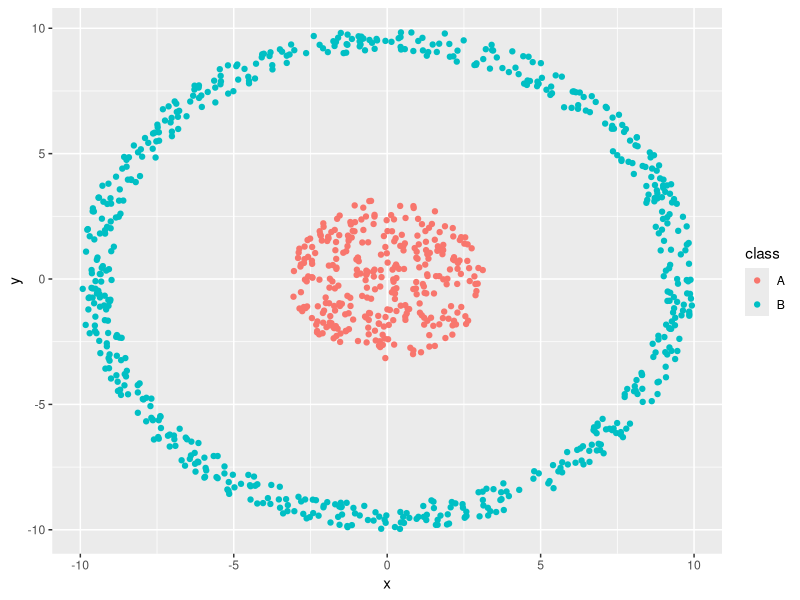

Write R code to recreate this figure. (Note: this script raises an error after producing the figure.)
## ---- chunk 1
knitr::opts_chunk$set(echo = TRUE, warning = F)
## ---- chunk 2
suppressPackageStartupMessages(library(dplyr))
suppressPackageStartupMessages(library(ggplot2))
suppressPackageStartupMessages(library(dbscan))
## ---- chunk 3
set.seed(123)
n_points <- 4000

df <- tibble(x = runif(n = n_points, min = -10, max = 10),
             y = runif(n = n_points, min = -10, max = 10),
             z = x^2+y^2) %>% 
  mutate(class = ifelse(z < 10, "A", "B")) %>% 
  mutate(class = as.factor(class)) %>% 
  filter((z <10) | (z > 80 & z < 100))
## ---- chunk 4
g <- ggplot(df, aes(x, y, col = class))
g <- g + geom_point()
g
## ---- chunk 5
# code comes here
## ---- chunk 6
# code comes here
## ---- chunk 7
# code comes here

g <- ggplot(df, aes(x, y, col = factor(cluster)))
g <- g + geom_point()
g
## ---- chunk 8
# code comes here

g <- ggplot(df, aes(x, y, col = factor(cluster_kmeans)))
g <- g + geom_point()
g
